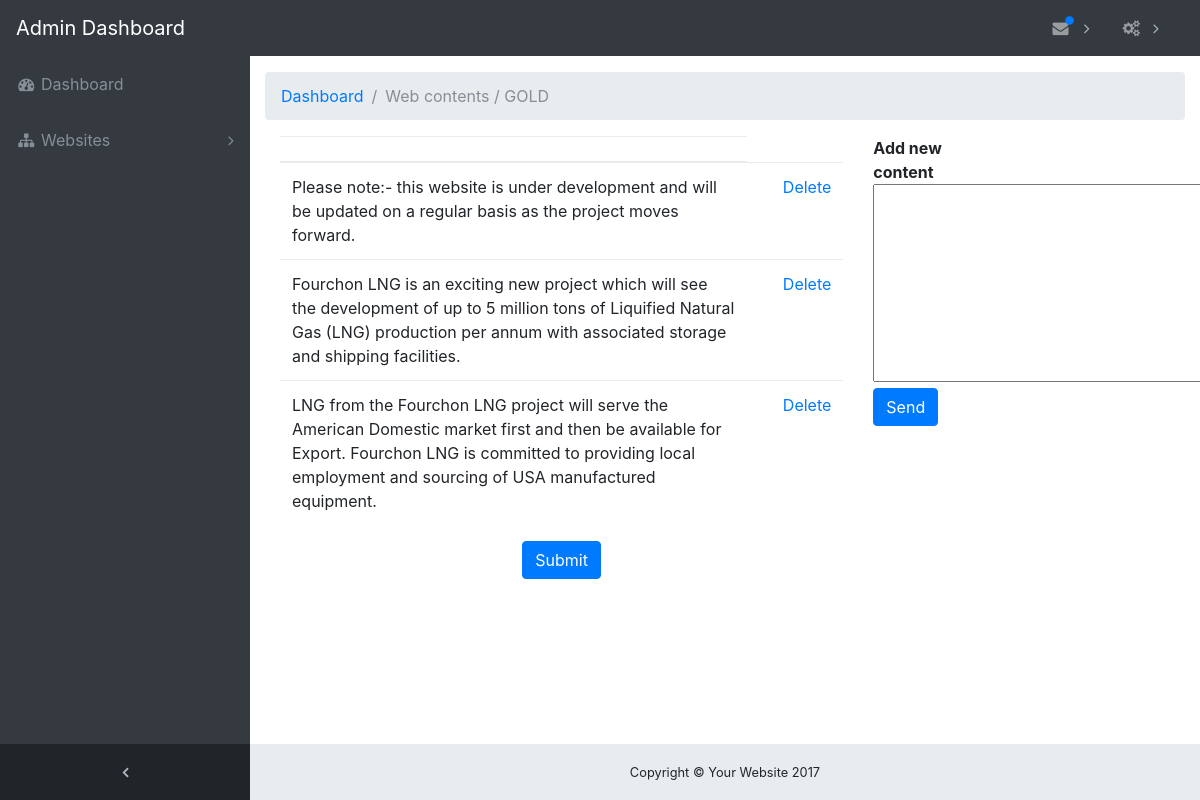
Screenshot of /admin_page/webcontents.php?page=home&name=GOLD (signed in) with the database file from the repository.
### tables this page shows
CREATE TABLE `webcontent_home` (
  `position_id` int(10) NOT NULL,
  `position_description` text NOT NULL,
  `position_order` int(11) NOT NULL,
  `position_status` enum('0','1') NOT NULL,
  `webpage_name` text NOT NULL
);

### admin_page/webcontent/dbclass.php (called while the page is built, shortened)
<?php
class db{
	private $host = "localhost";
	private $user = "root";
	private $password = "";
	private $database = "fourchonlng";
	private $conn = "";
	function connect() {
		$this->conn = mysqli_connect($this->host,$this->user,$this->password,$this->database);
	}
	public function query($sql)
	{
		$this->result=mysqli_query($this->conn,$sql);
		if($this->result)
		{
			return $this->result;
		}
		else
		{
			$this->seterror(mysqli_error(),mysqli_errno());
			return NULL;
		}
	}
	function select($table,$condition="",$field="*"){
	  $sql="select $field from $table $condition";
	 $aryResult=array();
		$result=$this->query($sql);
		if(!is_null($result))
		{
			while($row=mysqli_fetch_array($result)) { $aryResult[]=$row; }
			return $aryResult;
		}
		else
		{
			return NULL;
		}
    }
}
?>

### admin_page/webcontent/index.php (the view, shortened to what this page needs)
<?php
include"dbclass.php";
$db = new db();
?>
<!DOCTYPE html>
<html lang="en">
<head>
</head>
<body>
<div class="container row">
<div class="col-sm-8">
  <table class="table">
    <thead>
      <tr>
        <th></th>
      </tr>
    </thead>
    <tbody class="row_position" >
	<?php
$name = $_GET['name'];
	 $data_lists = $db->select('webcontent_home',"where webpage_name='".$name."' order by position_order asc");
	 foreach($data_lists as $data_list){
	?>
      <tr id="<?php echo $data_list['position_id']; ?>" >
        <td><?php echo $data_list['position_description']; ?></td>
          <td><?php $data_list['webpage_name']; ?></td>
          <td><a href="webcontent/deletehomecontent.php?delete=<?php echo $data_list['position_id']; ?>">Delete</a></td>
      </tr>
	 <?php } ?>
    </tbody>
  </table>
  <div style="text-align:center;" >
  <input type="submit" class="btn btn-primary"   onClick="save();" />
  </div>
</div>
<div class="col-sm-2">
  <b>Add new content</b>
<textarea id="home_content" name="home_content" rows="8" cols="80"></textarea>
<input id="btnSend" name="btnSend" type="button" value="Send" class="btn btn-primary"/>
</div>
</div>
</body>
</html>

### admin_page/css/sb-admin.css (style rules this page uses)
html { position: relative; min-height: 100%; }
body { overflow-x: hidden; }
body.sticky-footer { margin-bottom: 56px; }
body.fixed-nav { padding-top: 56px; }

### admin_page/webcontent/index.php (style rules this page uses)
.row_position { cursor:move }

### rows the page displays
webcontent_home: position_description "Please note:- this website is under development and will be updated on a regular basis as the project moves forward."
webcontent_home: position_description "Fourchon LNG is an exciting new project which will see the development of up to 5 million tons of Liquified Natural Gas (LNG) production per annum with associated storage and shipping facilities."
webcontent_home: position_description "LNG from the Fourchon LNG project will serve the American Domestic market first and then be available for Export. Fourchon LNG is committed to providing local employment and sourcing of USA manufactured equipment."

### other values shown
$page = $_GET['name'] "GOLD"
